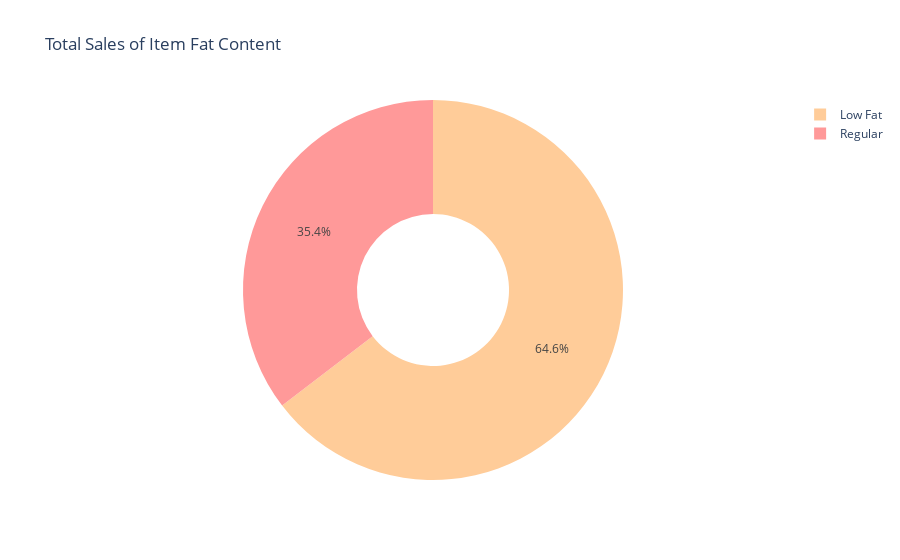

Notebook code cell kept with this figure:
### Code cell
fig = go.Figure(data=[go.Pie(labels=df7['Item_Fat_Content'],
                             values=df7['Total_sales'],
                             hole=0.4,
                             marker=dict(colors=['#FF9999', '#FFCC99', '#99CCFF', '#66CC99', '#CC99FF']))])
fig.update_layout(title='Total Sales of Item Fat Content')
fig.show()

### Figure 1 — Plotly figure (JSON) as saved in the notebook; plotly's stock layout.template omitted (floating-point values rounded to 4 significant figures)
{"data": [{"hole": 0.4, "labels": ["Regular", "Low Fat"], "marker": {"colors": ["#FF9999", "#FFCC99", "#99CCFF", "#66CC99", "#CC99FF"]}, "type": "pie", "values": [425400.0, 776300.0]}], "layout": {"title": {"text": "Total Sales of Item Fat Content"}}}
